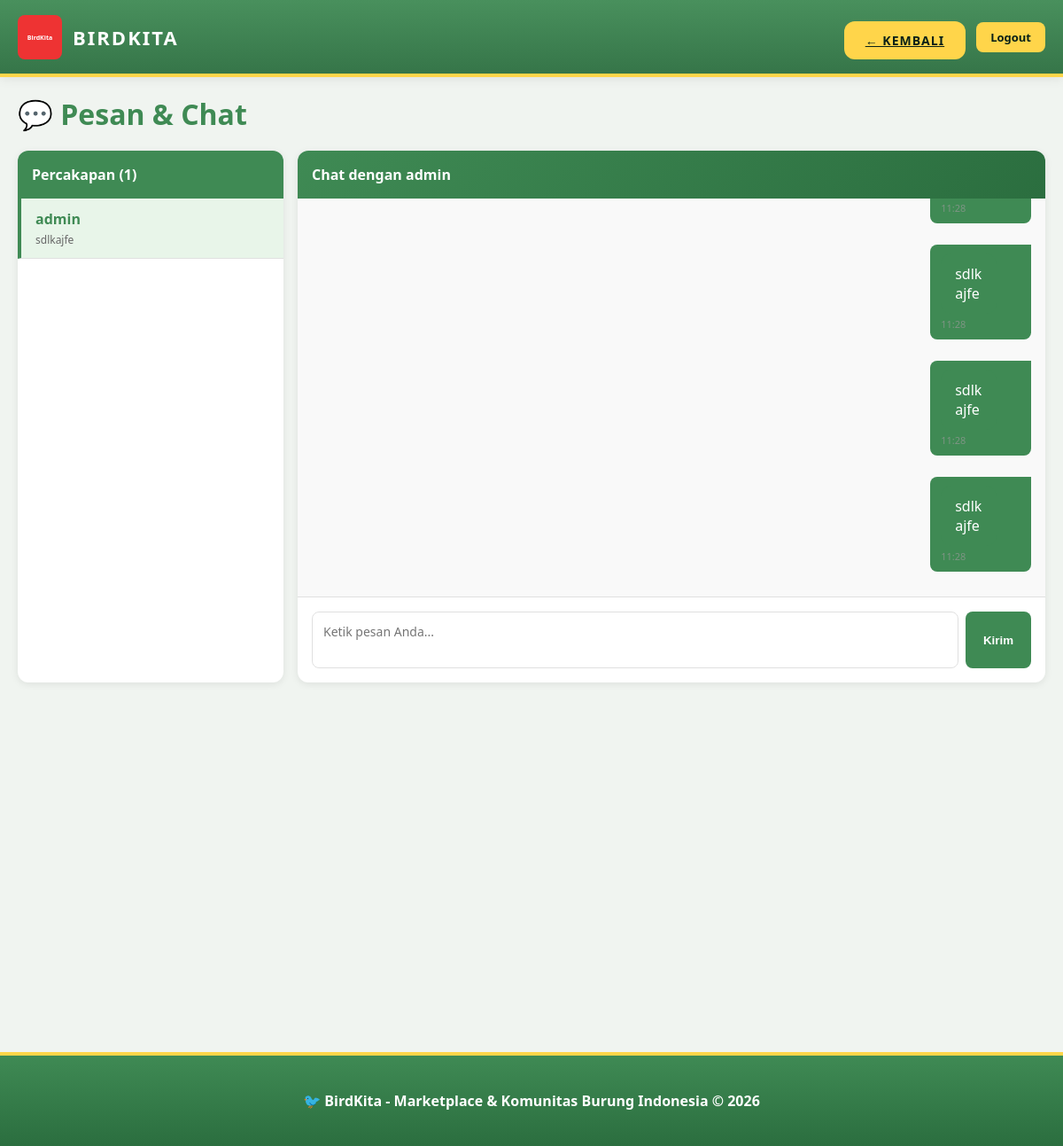
The page /messages.php?user=2 (signed in) on the database its author committed.
### tables this page shows
CREATE TABLE IF NOT EXISTS `users` (
  `id` int NOT NULL AUTO_INCREMENT,
  `username` varchar(50) NOT NULL,
  `password_hash` varchar(255) NOT NULL,
  `role` enum('user','admin') NOT NULL DEFAULT 'user',
  `created_at` datetime NOT NULL DEFAULT CURRENT_TIMESTAMP,
  PRIMARY KEY (`id`),
  UNIQUE KEY `username` (`username`)
);

CREATE TABLE IF NOT EXISTS `messages` (
  `id` int NOT NULL AUTO_INCREMENT,
  `sender_id` int NOT NULL,
  `receiver_id` int NOT NULL,
  `conversation_id` varchar(100) DEFAULT NULL,
  `message_text` text NOT NULL,
  `is_read` tinyint DEFAULT '0',
  `created_at` datetime DEFAULT NULL,
  PRIMARY KEY (`id`),
  KEY `sender_id` (`sender_id`),
  KEY `receiver_id` (`receiver_id`),
  KEY `conversation_id` (`conversation_id`)
);

### messages.php (the view, shortened to what this page needs)
<?php
require_once 'config.php';
try {
    $pdo->exec("CREATE TABLE IF NOT EXISTS messages (
        `id` INT AUTO_INCREMENT PRIMARY KEY,
        `sender_id` INT NOT NULL,
        `receiver_id` INT NOT NULL,
        `conversation_id` VARCHAR(100),
        `message_text` TEXT NOT NULL,
        `is_read` TINYINT DEFAULT 0,
        `created_at` DATETIME,
        KEY `sender_id` (`sender_id`),
        KEY `receiver_id` (`receiver_id`),
        KEY `conversation_id` (`conversation_id`)
    ) ENGINE=InnoDB DEFAULT CHARSET=utf8mb4");
} catch (Exception $e) {}
$user_id = $_SESSION['user']['id'];
$other_user_id = (int)($_GET['user'] ?? 0);
$conversations = [];
try {
    $stmt = $pdo->prepare("SELECT DISTINCT
        CASE WHEN sender_id = ? THEN receiver_id ELSE sender_id END as other_user_id,
        CASE WHEN sender_id = ? THEN (SELECT username FROM users WHERE id = receiver_id) ELSE (SELECT username FROM users WHERE id = sender_id) END as username,
        MAX(created_at) as last_message_time,
        (SELECT message_text FROM messages m2 WHERE
            ((m2.sender_id = ? AND m2.receiver_id = other_user_id) OR
             (m2.sender_id = other_user_id AND m2.receiver_id = ?))
         ORDER BY m2.created_at DESC LIMIT 1) as last_message,
        (SELECT COUNT(*) FROM messages WHERE receiver_id = ? AND sender_id = other_user_id AND is_read = 0) as unread_count
    FROM messages
    WHERE sender_id = ? OR receiver_id = ?
    GROUP BY other_user_id
    ORDER BY last_message_time DESC");
    $stmt->execute([$user_id, $user_id, $user_id, $user_id, $user_id, $user_id, $user_id]);
    $conversations = $stmt->fetchAll();
} catch (Exception $e) {}
$messages = [];
$other_user = null;
if ($other_user_id) {
    try {
        $stmt = $pdo->prepare('SELECT id, username FROM users WHERE id = ?');
        $stmt->execute([$other_user_id]);
        $other_user = $stmt->fetch();
        $stmt = $pdo->prepare("SELECT * FROM messages WHERE
            (sender_id = ? AND receiver_id = ?) OR
            (sender_id = ? AND receiver_id = ?)
         ORDER BY created_at ASC");
        $stmt->execute([$user_id, $other_user_id, $other_user_id, $user_id]);
        $messages = $stmt->fetchAll();
    } catch (Exception $e) {}
}
?>
<!doctype html>
<html lang="id">
<head>
  <link rel="stylesheet" href="style.css">
</head>
<body>
  <div class="site-wrap">
    <header class="site-header">
      <div class="nav-inner">
        <div class="brand">
          <img src="assets/logo.svg" alt="Logo" class="logo">
          <span class="brand-title">BirdKita</span>
        </div>
        <div class="user-actions">
          <a href="dashboard.php" class="btn" style="background:var(--accent);color:var(--text-dark)">← Kembali</a>
          <a href="logout.php" class="logout">Logout</a>
        </div>
      </div>
    </header>
    <main class="main">
      <h1 style="color:var(--primary);margin-bottom:20px">💬 Pesan & Chat</h1>
      <div class="chat-view">
        <div class="chat-sidebar">
          <div class="chat-sidebar-header">Percakapan (<?= count($conversations) ?>)</div>
          <div class="conversations-list">
            <?php if (!$conversations): ?>
              <div style="padding:16px;text-align:center;color:#999">
                <p style="margin:0">Belum ada percakapan</p>
              </div>
            <?php else: ?>
              <?php foreach ($conversations as $conv): ?>
                <a href="messages.php?user=<?= $conv['other_user_id'] ?>" style="text-decoration:none">
                  <div class="conversation-item <?= $other_user_id === (int)$conv['other_user_id'] ? 'active' : '' ?>">
                    <div class="conversation-name">
                      <?= htmlspecialchars($conv['username']) ?>
                    </div>
                    <div class="conversation-preview"><?= htmlspecialchars(substr($conv['last_message'] ?? '', 0, 40)) ?></div>
                  </div>
                </a>
              <?php endforeach; ?>
            <?php endif; ?>
          </div>
        </div>
        <div class="chat-panel">
          <?php if ($other_user): ?>
            <div class="chat-panel-header">Chat dengan <?= htmlspecialchars($other_user['username']) ?></div>
            <div class="chat-messages">
              <?php foreach ($messages as $msg): ?>
                <div class="chat-message <?= $msg['sender_id'] === $user_id ? 'sent' : 'received' ?>">
                  <div>
                    <div class="chat-message-bubble"><?= htmlspecialchars($msg['message_text']) ?></div>
                    <div class="chat-message-time"><?= htmlspecialchars(date('H:i', strtotime($msg['created_at']))) ?></div>
                  </div>
                </div>
              <?php endforeach; ?>
            </div>
            <form method="post" class="chat-input-area">
              <textarea name="message" placeholder="Ketik pesan Anda..." required></textarea>
              <button type="submit">Kirim</button>
            </form>
          <?php endif; ?>
        </div>
      </div>
    </main>
    <footer class="site-footer">
      <div class="footer-inner">🐦 BirdKita - Marketplace & Komunitas Burung Indonesia © 2026</div>
    </footer>
  </div>
</body>
</html>

### style.css (style rules this page uses)
:root { --primary: #3f8a54; --primary-dark: #2b6e3f; --accent: #ffd54a; --success: #0a0; --danger: #c33; --warning: #f90; --text-dark: #072017; --text-light: #fff; --bg-light: #f5f5f5; --border-radius: 12px; --transition: all 0.3s ease; }
* { box-sizing: border-box; margin: 0; padding: 0; }
body { font-family: 'Segoe UI', Tahoma, Helvetica, Arial, sans-serif; color: var(--text-dark); background-color: #f0f4f0; }
h1 { font-size: 32px; color: var(--primary); margin-bottom: 8px; font-weight: 700; }
input, select, textarea { width: 100%; padding: 12px 16px; border-radius: var(--border-radius); border: 2px solid #e0e0e0; background: #fff; color: var(--text-dark); font-size: 14px; transition: var(--transition); font-family: inherit; }
.btn { padding: 12px 24px; border-radius: var(--border-radius); border: none; background: var(--primary); color: var(--text-light); font-weight: 700; cursor: pointer; font-size: 14px; text-transform: uppercase; letter-spacing: 1px; transition: var(--transition); margin-top: 8px; }
.site-header { background: linear-gradient(180deg, rgba(63, 138, 84, 0.95), rgba(43, 110, 63, 0.95)); backdrop-filter: blur(15px); padding: 16px 20px; border-bottom: 4px solid var(--accent); position: sticky; top: 0; z-index: 1000; box-shadow: 0 2px 12px rgba(0, 0, 0, 0.08); }
.nav-inner { max-width: 1200px; margin: 0 auto; display: flex; align-items: center; gap: 20px; justify-content: space-between; }
.brand { display: flex; align-items: center; gap: 12px; flex-shrink: 0; }
.brand .logo { width: 50px; height: 50px; border-radius: 8px; }
.brand-title { font-size: 22px; color: var(--text-light); font-weight: 700; letter-spacing: 2px; text-transform: uppercase; }
.user-actions { display: flex; gap: 12px; align-items: center; flex-shrink: 0; }
.user-actions .logout, .user-actions .admin-btn { background: var(--accent); color: var(--text-dark); padding: 8px 16px; border-radius: 8px; text-decoration: none; font-weight: 600; font-size: 13px; border: none; cursor: pointer; transition: var(--transition); }
.site-wrap { display: flex; flex-direction: column; min-height: 100vh; }
.main { flex: 1; max-width: 1200px; width: 100%; margin: 0 auto; padding: 20px; }
.site-footer { background: linear-gradient(180deg, var(--primary), var(--primary-dark)); color: var(--text-light); padding: 40px 20px; border-top: 4px solid var(--accent); text-align: center; margin-top: 40px; }
.footer-inner { max-width: 1200px; margin: 0 auto; font-size: 16px; font-weight: 600; }
.chat-messages { flex: 1; overflow-y: auto; padding: 16px; background: #f9f9f9; }
.chat-message { margin-bottom: 12px; padding: 10px 12px; border-radius: 8px; max-width: 80%; }
.chat-message.sent { background: var(--primary); color: white; margin-left: auto; border-radius: 8px 0 8px 8px; }
.chat-message-time { font-size: 11px; opacity: 0.7; margin-top: 4px; }
.chat-input-area { padding: 12px; border-top: 1px solid #e0e0e0; display: flex; gap: 8px; }
.chat-input-area button { padding: 10px 16px; background: var(--primary); color: white; border: none; border-radius: 20px; cursor: pointer; font-weight: 600; }

### rows shown on the page
users: username "admin"
messages: created_at "11:28"
messages: message_text "sdlkajfe", created_at "11:28"
messages: message_text "sdlkajfe", created_at "11:28"
messages: message_text "sdlkajfe", created_at "11:28"

### other values the page prints
count($conversations) "1"
$conv['username'] "admin"
substr($conv['last_message'] ?? '', 0, 40) "sdlkajfe"
